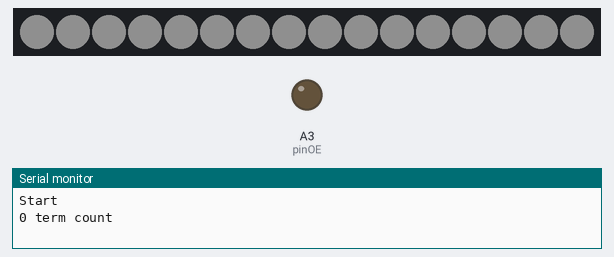
This sketch was run on a simulated Arduino Uno, built with avr-gcc and run on an emulated ATmega328P. Parts: 16 RGB LEDs in strip order, left to right, output pins drawn as LEDs (lit = HIGH), the last lines printed to the serial monitor. Wiring (inferred from the names in the program): PCA9685 PWM driver at I2C address 0x40. Dim RGB values are drawn brighter than linear.

Above: at 0.07 s.
At 0.52 s:
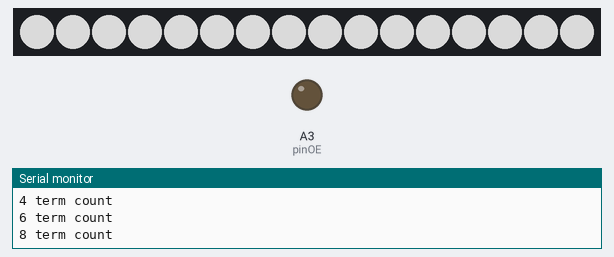
At 1.0 s:
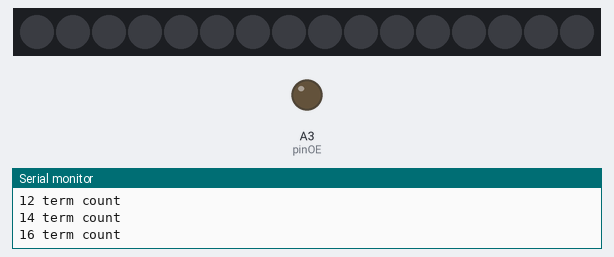

The sketch:

test1.ino
```cpp
#include <Wire.h>

// include the I2C code

/*
this works, and lights up all LEDS with the same amount of drive
it is a very simple program to configure the PCA9685 for auto index
addressing. and light up the LEDS with a ramp of light and restart
takes about 2 seconds to loop through

The intention is just as an introduction to the PCA9685 device setup
and configuration to save time for new users

The hardware is very simple A0 is tied high all other addresses low, LEDS are connected between DVDD and
all outputs with no series resistor. EO is tied to ground, the clock pin is left open, when tieing off
I2C addresses to ground don't forget A6 it is on the oposite side of the chip next to OE.

Notes on hardware:
I had a very difficult time without external resistors, used 110 ohms in series with each LED, and ran using 5 volts on arduino.

Best results were with an external supply for the LEDs.

*/


// Define some key items for the device
#define I2CADDRESS 0x0A // not required for this example, but sets up Arduino address to be master latter
#define PCA9685 0x40 //0x41 // I2C address for PCA9865 with all inputs at zero except A0 which is at DVDD
#define MODE1 0x00 // location for Mode1 register address
#define MODE2 0x01 // location for Mode2 reigster address
#define LED0 0x06 // location for start of LED0 registers
#define LEDCOUNT 15 // number of LEDS to light 15 max
byte count = 0;


#define pinOE         A3 //Low-state active
void setup()
{
  TWBR = 12; // I2C upgrade to 400KHz!

  pinMode(pinOE, OUTPUT);
  digitalWrite(pinOE, LOW);
Serial.begin(9600); // set up serial
Serial.print("Start\r\n");

Wire.begin(); // also set this device to address 4, not required


// set up for output
Wire.begin();
delay(1);
Wire.beginTransmission(PCA9685);
Wire.write(MODE1);
Wire.write(0x01); // reset the device
Wire.endTransmission();
delay(1);
// restart
Wire.beginTransmission(PCA9685);
Wire.write(MODE1);
//Wire.write(0x81); // set to output if you don't want auto increment
Wire.write(0xa1); // set up for auto increment
Wire.endTransmission();

// set up for tristate outputs
Wire.beginTransmission(PCA9685);
Wire.write(MODE2);
Wire.write(0x10); // set to output
Wire.endTransmission();
// loop through and turn all on with a start of 0x0001 and stop of 003f
for(int i = 0; i<=LEDCOUNT; i++)
{

/*Serial.print(i, DEC);
Serial.print(" <= LED number ");
Serial.print(LED0 + 4 * i, DEC);
Serial.print(" <= start of LED register space ");
Serial.print(LED0 + 4 * i + 4, DEC);
Serial.print(" <= last register of LED space addressed ");
Serial.println();*/
Wire.beginTransmission(PCA9685);
Wire.write(LED0 + 4 * i);
Wire.write(0x00); // set to output start lsb
Wire.write(0x00); // set to output start lmsb
Wire.write(0x10); // set to output end lsb
Wire.write(0x03); // set to output end msb
Wire.endTransmission();

}// end for loop

}// end setup

void loop()
{
Serial.print(count, DEC);
Serial.print(" term count ");
Serial.println();
for(int i = 0; i<=LEDCOUNT; i++)
{
Wire.beginTransmission(PCA9685);
Wire.write(LED0 + 4 * i);
Wire.write(0x00); // set to output start lsb
Wire.write(0x00); // set to output start lmsb
Wire.write(0xff); // set to output end lsb
Wire.write(count); // set to output end msb
Wire.endTransmission();
}// end for loop

count = count + 0x02; // sets count rate
if( count == 0x0f){ count = 0;} // reset the counter when upper nibble reaches full scale

delay(100); // slows count rate, but serial print statements have a large influence on the count rate

}// end loop()
```

Measured:
- by itself, everything shown: repeats every 1.8 s, in 9 steps
- what the display in image 2 shows lasts 0.9 s, from 0.9 s to 1.8 s
